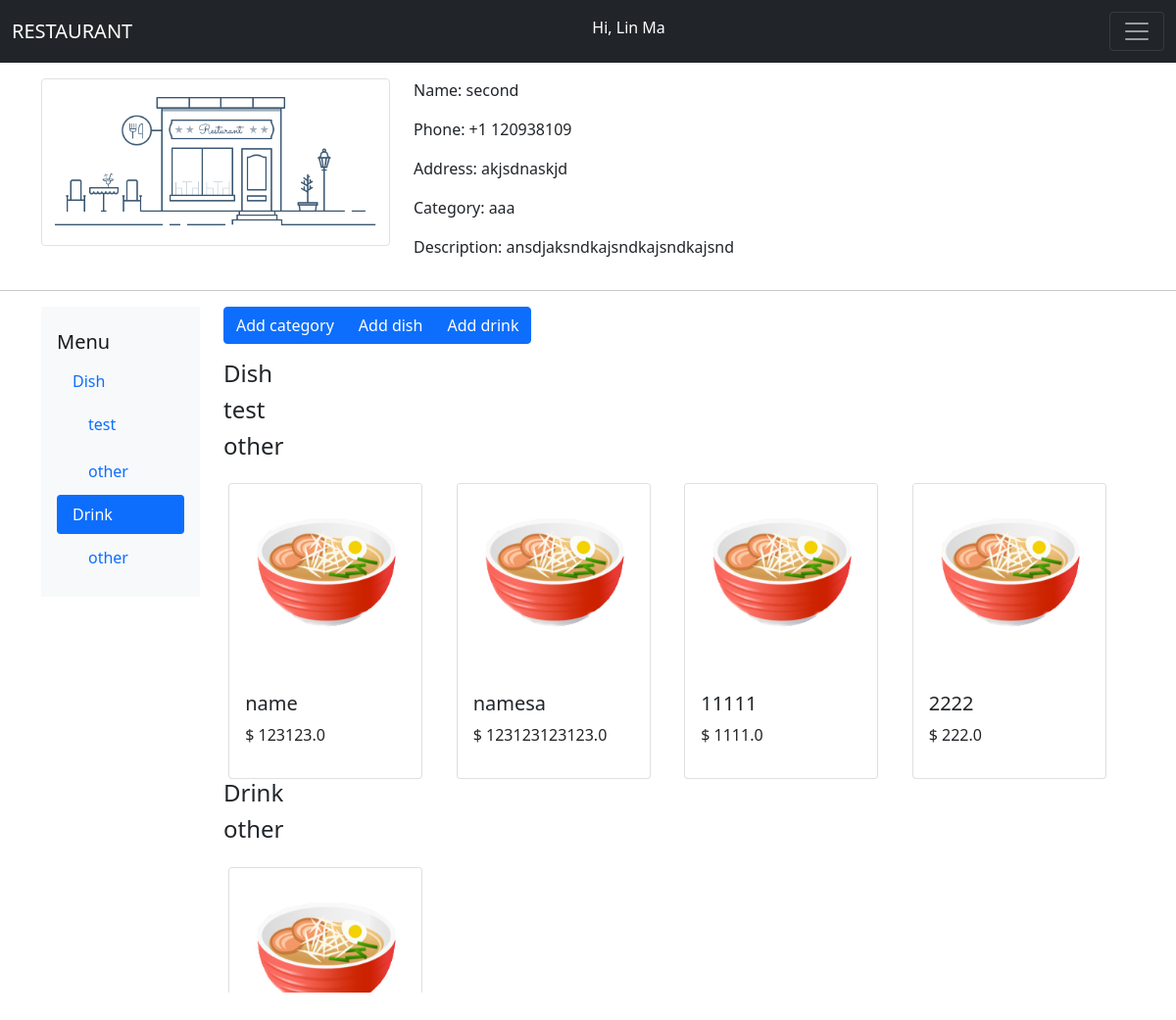
Screenshot of /profile/1 (signed in) with the database file from the repository.
### app.py (models this page shows, shortened)
class User(db.Model):
    id = db.Column(db.Integer, primary_key = True)
    username = db.Column(db.String(30), nullable=False)
    password = db.Column(db.String(30), nullable=False)
    firstname = db.Column(db.String(40), nullable=False)
    lastname = db.Column(db.String(40), nullable=False)
    restaurants = db.relationship('Restaurant', backref='user')

class Restaurant(db.Model):
    id = db.Column(db.Integer, primary_key = True)
    name = db.Column(db.String(80), nullable=False)
    phone = db.Column(db.String(12), nullable=False)
    address = db.Column(db.String(80), nullable=False)
    category = db.Column(db.String(80), nullable=False)
    description = db.Column(db.String(300), nullable=False)
    menu = db.relationship('Menu', backref='restaurant')
    user_id = db.Column(db.Integer, db.ForeignKey('user.id'), nullable=False)

class Menu(db.Model):
    id = db.Column(db.Integer, primary_key = True)
    name = db.Column(db.String(80), nullable = False)
    price = db.Column(db.Float, nullable = False)
    description = db.Column(db.String(300), nullable=False)
    category = db.Column(db.String(80), nullable=False)
    isdish = db.Column(db.Boolean, nullable = False)
    restaurant_id = db.Column(db.Integer, db.ForeignKey('restaurant.id'), nullable=False)

### app.py (the view, shortened to what this page needs)
@app.route('/profile/<id>', methods = ['GET', 'POST'])
def edit(id):
    if (not session.get('user')):
        return redirect(url_for('index'))
    user = User.query.filter_by(username = session.get('user')[0]).first()
    res = Restaurant.query.filter_by(id = id).first()
    if len(res.menu)==0:
        check = False
    else:
        check = True
    if not res in user.restaurants:
        return redirect(url_for('profile'))
    return render_template('edit.jinja', id = id, res = res, check = check)

### templates/edit.jinja (shortened to what this page needs)
{% extends 'base.jinja' %}
{% block body %}
    <div class = "container">
        <div class = "row mt-3">
            <div class = "col-4">
                <img src = "{{url_for('static', filename = 'img/rest_default.png')}}" class="img-thumbnail" alt="..." style="width: 100%">
            </div>
            <div class = 'col-8'>
                <p>Name: {{res.name}}</p>
                <p>Phone: +1 {{res.phone}}</p>
                <p>Address: {{res.address}}</p>
                <p>Category: {{res.category}}</p>
                <p>Description: {{res.description}}</p>
            </div>
        </div>
    </div>
    <hr>
    <div class = "container">
        <div class = "row mt-3 overflow-scroll" style = "width:100%; height:700px;">
            <div class = "col-2 position-sticky">
                <nav id="navbar-example3" class="navbar navbar-light bg-light flex-column align-items-stretch p-3">
                    <a class="navbar-brand" href="#">Menu</a>
                    <nav class="nav nav-pills flex-column">
                        <a class="nav-link " href="#dish_">Dish</a>
                        <nav class="nav nav-pills flex-column">
                            {%for each in res.menu%}
                                {%if each.name == 'new category created' and each.isdish == True%}
                                    <a class="nav-link ms-3 my-1" href='#{{each.category}}'>{{each.category}}</a>
                                {%endif%}
                            {%endfor%}
                            <a class="nav-link ms-3 my-1" href="#other-di">other</a>
                        </nav>
                        <a class="nav-link" href="#drink_">Drink</a>
                        <nav class="nav nav-pills flex-column">
                        <a class="nav-link ms-3 my-1" href="#other-dr">other</a>
                        </nav>
                    </nav>
                </nav>
            </div>
            <div class = "col-10">
                <div data-bs-spy="scroll" data-bs-target="#navbar-example3" data-bs-offset="0" tabindex="0">
                    <div class="btn-group" role="group" aria-label="Basic outlined example">
                        <button type="button" class="btn btn-primary" data-bs-toggle="modal" data-bs-target="#add_cate">Add category</button>
                        <button type="button" class="btn btn-primary" data-bs-toggle="modal" data-bs-target="#add_dish">Add dish</button>
                        <button type="button" class="btn btn-primary" data-bs-toggle="modal" data-bs-target="#add_drink">Add drink</button>
                    </div>
                    {%if check == True%}
                        <h4 id="dish_" class="mt-3">Dish</h4>
                    {%endif%}
                    <div class="row">
                        {% for each in res.menu%}
                            {%if each.isdish == True and each.name == 'new category created'%}
                                <h4 id="{{each.category}}">{{each.category}}</h4>
                            {%endif%}
                        {%endfor%}
                        {%if check == True%}
                            <h4 id="other-di">other</h4>
                        {%endif%}
                        {%for each in res.menu%}
                            {%if each.category == 'other' and each.isdish == True%}
                                <div class = "col-3">
                                    <a data-bs-toggle="modal" data-bs-target="#d{{each.id}}" href="#d{{each.id}}" class="text-decoration-none text-dark">
                                        <div class="card mx-auto mt-3" style="width: 95%">
                                            <img src = "{{url_for('static', filename = 'img/dish_default.jpg')}}" class="card-img-top" alt="...">
                                            <div class="card-body">
                                                <h5 class="card-title">{{each.name}}</h5>
                                                <p class="card-text">$ {{each.price}}</p>
                                            </div>
                                        </div>
                                    </a>
                                </div>
                            {%endif%}
                        {%endfor%}
                    </div>
                    {%if check == True%}
                        <h4 id="drink_">Drink</h4>
                    {%endif%}
                    <div class="row">
                        {%if check == True%}
                            <h4 id="other-di">other</h4>
                        {%endif%}
                        {%for each in res.menu%}
                            {%if each.category == 'other' and each.isdish == False%}
                                <div class = "col-3">
                                    <a data-bs-toggle="modal" data-bs-target="#d{{each.id}}" href="#d{{each.id}}" class="text-decoration-none text-dark">
                                        <div class="card mx-auto mt-3" style="width: 95%">
                                            <img src = "{{url_for('static', filename = 'img/dish_default.jpg')}}" class="card-img-top" alt="...">
                                        </div>
                                    </a>
                                </div>
                            {%endif%}
                        {%endfor%}
                </div>
            </div>
        </div>
    </div>
{% endblock %}

### templates/base.jinja (shortened to what this page needs)
<html>
    <head>
        <link href="https://cdn.jsdelivr.net/npm/bootstrap@5.0.2/dist/css/bootstrap.min.css" rel="stylesheet">
    </head>
    <body>
        <nav class="navbar navbar-dark bg-dark">
        <div class="container-fluid">
            <a class="navbar-brand" href="{{url_for('index')}}">RESTAURANT</a>
            {% if session.get('user') %}
                <p class="text-white mt-2">Hi, {{session.get('user')[1]}} {{session.get('user')[2]}}</p>
            {% endif %}
            <button class="navbar-toggler" type="button" data-bs-toggle="collapse" data-bs-target="#navbarNavAltMarkup" aria-controls="navbarNavAltMarkup" aria-expanded="false" aria-label="Toggle navigation">
            <span class="navbar-toggler-icon"></span>
            </button>
        </div>
        </nav>
        {% block body %}{% endblock %}
    </body>
</html>

### rows the page displays
User: firstname "Lin"
Restaurant: name "second", phone "120938109", address "akjsdnaskjd", category "aaa", description "ansdjaksndkajsndkajsndkajsnd"
Menu: category "test"
Menu: name "name", price "123123.0"
Menu: name "namesa", price "123123123123.0"
Menu: name "11111", price "1111.0"
Menu: name "2222", price "222.0"

### other values shown
{{ session.get('user')[2] }} "Ma"
